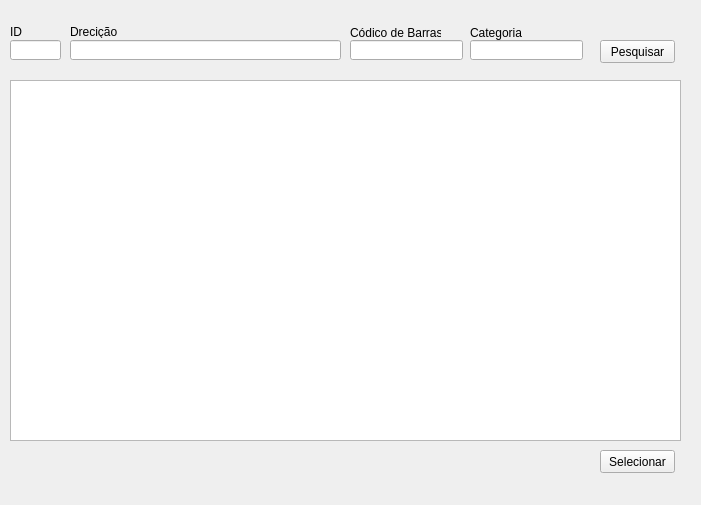
<?xml version="1.0" encoding="UTF-8"?>
<ui version="4.0">
 <class>FrmPesquisar</class>
 <widget class="QMainWindow" name="FrmPesquisar">
  <property name="geometry">
   <rect>
    <x>0</x>
    <y>0</y>
    <width>701</width>
    <height>505</height>
   </rect>
  </property>
  <property name="windowTitle">
   <string>Produtos</string>
  </property>
  <widget class="QWidget" name="centralwidget">
   <widget class="QTableView" name="tableView">
    <property name="geometry">
     <rect>
      <x>10</x>
      <y>80</y>
      <width>671</width>
      <height>361</height>
     </rect>
    </property>
   </widget>
   <widget class="QLineEdit" name="lineEdit">
    <property name="geometry">
     <rect>
      <x>10</x>
      <y>40</y>
      <width>51</width>
      <height>20</height>
     </rect>
    </property>
   </widget>
   <widget class="QLineEdit" name="lineEdit_2">
    <property name="geometry">
     <rect>
      <x>70</x>
      <y>40</y>
      <width>271</width>
      <height>20</height>
     </rect>
    </property>
   </widget>
   <widget class="QLineEdit" name="lineEdit_3">
    <property name="geometry">
     <rect>
      <x>350</x>
      <y>40</y>
      <width>113</width>
      <height>20</height>
     </rect>
    </property>
   </widget>
   <widget class="QLineEdit" name="lineEdit_4">
    <property name="geometry">
     <rect>
      <x>470</x>
      <y>40</y>
      <width>113</width>
      <height>20</height>
     </rect>
    </property>
   </widget>
   <widget class="QPushButton" name="pushButton">
    <property name="geometry">
     <rect>
      <x>600</x>
      <y>40</y>
      <width>75</width>
      <height>23</height>
     </rect>
    </property>
    <property name="text">
     <string>Pesquisar</string>
    </property>
   </widget>
   <widget class="QLabel" name="label">
    <property name="geometry">
     <rect>
      <x>10</x>
      <y>25</y>
      <width>47</width>
      <height>13</height>
     </rect>
    </property>
    <property name="baseSize">
     <size>
      <width>0</width>
      <height>0</height>
     </size>
    </property>
    <property name="text">
     <string>ID</string>
    </property>
   </widget>
   <widget class="QLabel" name="label_2">
    <property name="geometry">
     <rect>
      <x>70</x>
      <y>25</y>
      <width>47</width>
      <height>13</height>
     </rect>
    </property>
    <property name="baseSize">
     <size>
      <width>0</width>
      <height>0</height>
     </size>
    </property>
    <property name="text">
     <string>Drecição</string>
    </property>
   </widget>
   <widget class="QLabel" name="label_3">
    <property name="geometry">
     <rect>
      <x>350</x>
      <y>25</y>
      <width>91</width>
      <height>16</height>
     </rect>
    </property>
    <property name="baseSize">
     <size>
      <width>0</width>
      <height>0</height>
     </size>
    </property>
    <property name="text">
     <string>Códico de Barras</string>
    </property>
   </widget>
   <widget class="QLabel" name="label_4">
    <property name="geometry">
     <rect>
      <x>470</x>
      <y>25</y>
      <width>101</width>
      <height>16</height>
     </rect>
    </property>
    <property name="baseSize">
     <size>
      <width>0</width>
      <height>0</height>
     </size>
    </property>
    <property name="text">
     <string>Categoria</string>
    </property>
   </widget>
   <widget class="QPushButton" name="btnselecionar">
    <property name="geometry">
     <rect>
      <x>600</x>
      <y>450</y>
      <width>75</width>
      <height>23</height>
     </rect>
    </property>
    <property name="text">
     <string>Selecionar</string>
    </property>
   </widget>
  </widget>
  <widget class="QMenuBar" name="menubar">
   <property name="geometry">
    <rect>
     <x>0</x>
     <y>0</y>
     <width>701</width>
     <height>21</height>
    </rect>
   </property>
  </widget>
 </widget>
 <tabstops>
  <tabstop>lineEdit</tabstop>
  <tabstop>lineEdit_2</tabstop>
  <tabstop>lineEdit_3</tabstop>
  <tabstop>lineEdit_4</tabstop>
  <tabstop>pushButton</tabstop>
  <tabstop>tableView</tabstop>
 </tabstops>
 <resources/>
 <connections/>
</ui>
